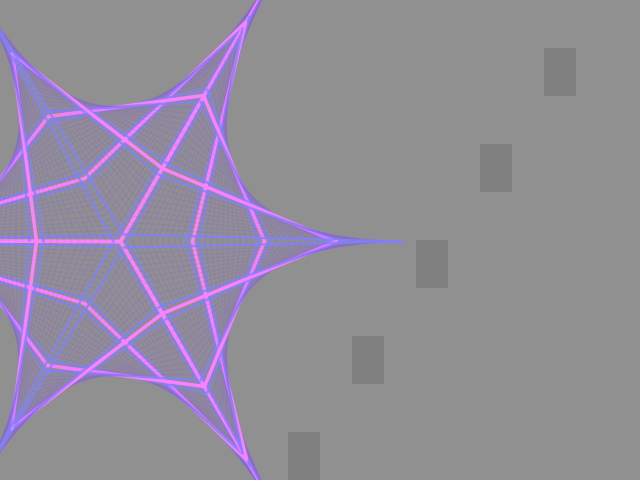
Frame 1 (no input)
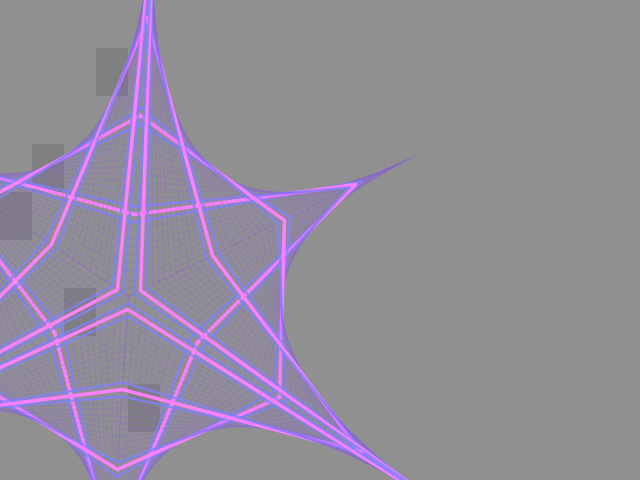
Frame 60 (the mouse pressed at the canvas centre just before this capture)
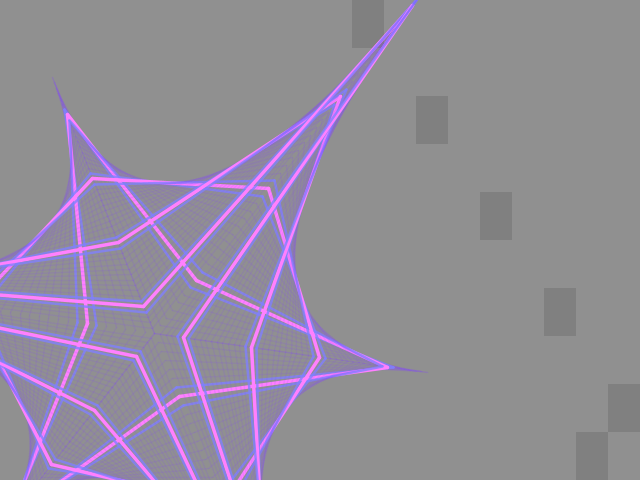
Frame 120 (the mouse held since frame 60 and released just before this capture)

The Processing sketch that drew these frames (run headless with seeded random() and noise(); from frame 60 on, the mouse is pressed at the canvas centre):

// Processing sketch: ParabolicCurves_Extra
// ── ParabolicCurves_Extra.pde
//Modyfied copypaste from assingment
//THX. Simon J, for how to convert int to float

//grid
PVector gridCenter;

int numberOfAxis = 6;
int numberOfLines = 24;
float axisStep = 10.0;

PVector[] axisVectors;
PVector[] nodes;

//Create our timing variable
int frame = 0;
int animHardStep = 0;
int animHardStepIntervall = 10;

boolean animateArms = true;

//Lines
int colorIntervall = 3;
color lineColOne = color(128,64,255,32);
color lineColTwo = color(128,128,255,200);
color lineColTre = color(255,128,255,255);

//Background
color bgColOne = color(128,128,128,255);
color bgColOneolTwo = color(255,255,255,32);
int offsetFromCorner = 40;


void setup()
{
	size(640, 480);
	gridCenter = new PVector((float)width * 0.5, (float)height * 0.5);
	gridCenter.x -= 200; //Compensate or sloppy animation
	CreateGrid(numberOfAxis, numberOfLines, frame);
}

void CreateGrid(int nOA, int nOL, float anim){
	
	//failsafe if numberOfarms or number of lines is less then minimum use minimum
	if(nOL < 1){
		nOL = 1;
	}
	if(nOA < 2){
		nOA = 2;
	}

	//Create points in a circle;
	float mulCircle = 2 * PI; //Full circle in radians
	float mulI = 1.00000000 / (float)nOA;

	//failsafe if numberOfarms is minimum use other angle, no flatline
	if (nOA == 2) {
		mulCircle = 2 * PI; //Full circle in radians
		mulI = 1.00000000 / 3.0;
	}

	axisVectors = new PVector[nOA];
	nodes = new PVector[nOA * nOL];
	
	int axisTravel = 0; 
	int axisLine = 0;
	boolean  swapDir = true;

	//animation
	float axStepOne = axisStep * sin(anim);
	float axStepTwo = axisStep * sin(anim);
	if(animateArms){
		axStepOne = axisStep * (1.5 + sin(anim)) * 0.5;
		axStepTwo = axisStep * (2.5 + cos(anim)) * 0.25;
	}

	for(int x = 0; x < nodes.length; x++){
		if((x % nOL) == 0){
			axisTravel = 0;
			axisLine++;
			swapDir = !swapDir;
		}

		nodes[x] = PVector.fromAngle(mulCircle * mulI * axisLine + anim);
		if(swapDir){
			nodes[x].x *= axisTravel * axStepOne;
			nodes[x].y *= axisTravel * axStepOne;

		}else{
			nodes[x].x *= (axStepTwo * nOL) - (axisTravel * axStepTwo);
			nodes[x].y *= (axStepTwo * nOL) - (axisTravel * axStepTwo);
		}
		axisTravel++;
	}

	print("axisTravel = ", axisTravel, "   AxisLine = ", axisLine, "  nodes = ", nodes.length);

	for(int i = 0; i < nOA; i++){
		//PVector p = new PVector(0,1);
		axisVectors[i] = PVector.fromAngle(mulCircle * mulI * i);
	}
}

void draw()
{
	//Tweeks
	numberOfAxis = 6;//prefer even
	numberOfLines = 48;
	axisStep = 8;

	animHardStepIntervall = 4;


	gridCenter.x += sin(frame * 0.005);
	gridCenter.y += cos(frame * 0.01);

	CreateGrid(numberOfAxis, numberOfLines, frame * 0.01);


	//Draw backdrop
	DrawBackGround(animHardStep);

	//Draw our scan lines.
	strokeWeight(1.5);
	stroke(lineColOne);
	
	//Draw axis'es
	//for(int i = 0; i < axisVectors.length; i ++){
		 //line(gridCenter.x, gridCenter.y, gridCenter.x + axisVectors[i].x * 200, gridCenter.y + axisVectors[i].y * 200);
	//}

	//Draw rest
	 for(int u = 0; u < nodes.length; u++){
	 	stroke(lineColOne);
strokeWeight(1.5);
	 	if((u + animHardStep) % 12 == 0){
	 		stroke(lineColTre);
strokeWeight(3.5);
	 	}
	 	if((u - 1 + animHardStep) % 12 == 0){
	 		stroke(lineColTwo);
strokeWeight(2.5);
	 	}
	 	if((u + 1 + animHardStep) % 12 == 0){
	 		stroke(lineColTwo);
strokeWeight(2.5);
	 	}
	 	int z = (u + numberOfLines) % nodes.length;
	 	line(gridCenter.x + nodes[u].x, gridCenter.y + nodes[u].y, gridCenter.x + nodes[z].x, gridCenter.y + nodes[z].y);
	 }
	 
	 frame++;
	 if(frame % animHardStepIntervall == 0)
	 	animHardStep++;
}

void DrawBackGround(int anim){
	//Clear background
	background(bgColOne);
	noStroke();
	fill(bgColOneolTwo);


	int yL = 10;
	int xL = 20;

	float w = width;
	float h = height;
	float xI = w / xL;
	float yI = h / yL;


	int p = 0 + anim;
	int q = (int)w + (int)h - anim;


	boolean  swap = false;
	int dir = 0;
	for(int y = 0; y < yL; y++){
		if(swap){
			for(int x = 0; x < xL; x++){
				p++;
				DrawBGPixels(p, x* xI, y * yI , xI, yI);
			}
		}else{
			for(int x = xL; x > 0; x--){
				p++;
				DrawBGPixels(p, (float)x * xI -xI, (float)y * yI, xI, yI);
			}
		}
		swap = !swap;
	}

//rect(offsetFromCorner, offsetFromCorner, width - offsetFromCorner *2, height - offsetFromCorner *2);
}

void DrawBGPixels(int p, float x,float y, float xsize, float ysize){
	if(p % 38 == 0){
					fill(bgColOne);
				}else{
					fill(bgColOneolTwo);
				}
				rect(x, y, xsize, ysize);
}
